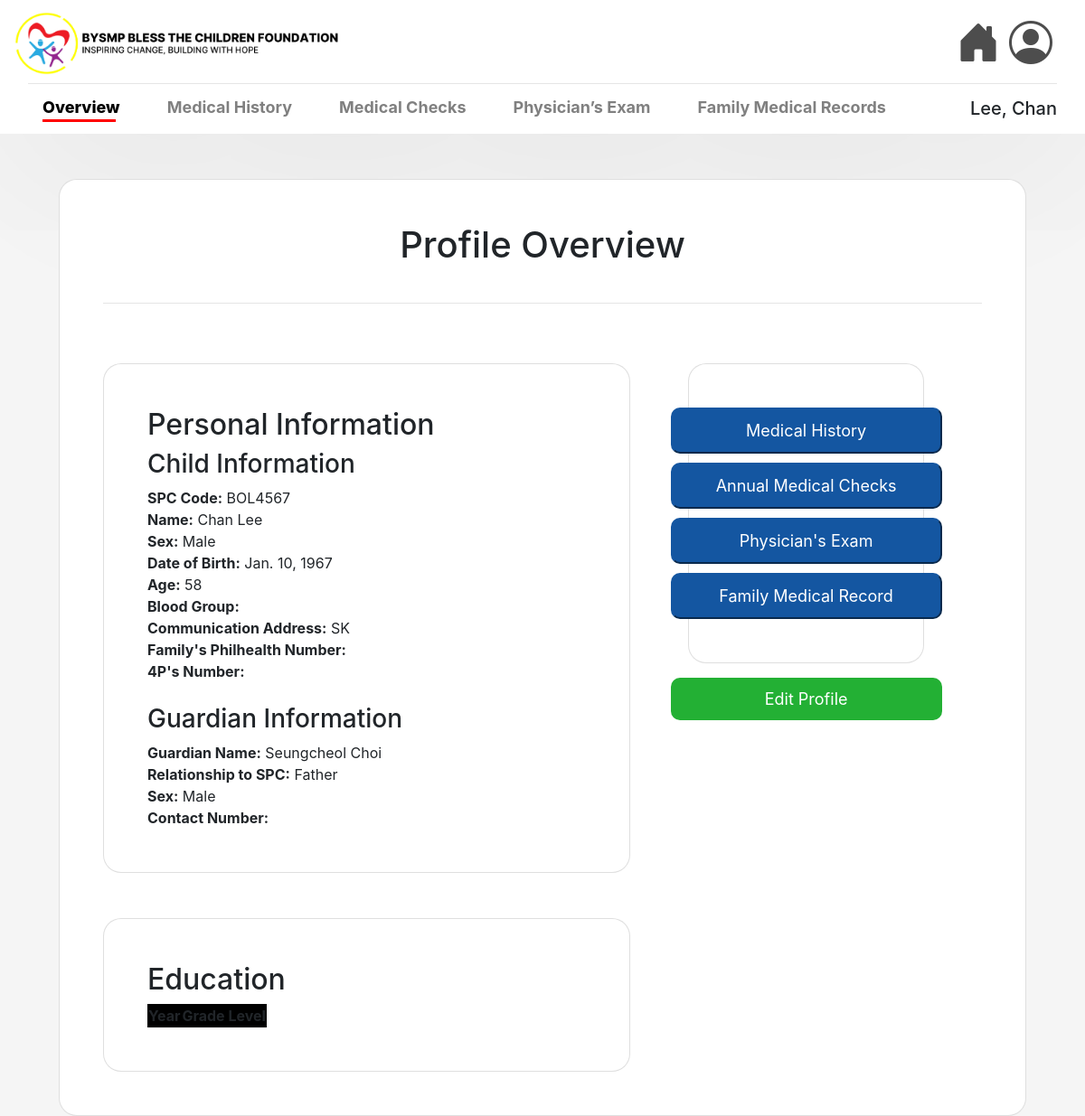
/view/8/, run on the app's committed database.
### msys42app/models.py (models this page shows, shortened)
class Child(models.Model):
    code = models.CharField(max_length=7, validators=[RegexValidator(regex=r'^[A-Za-z]{3}\d{4}$')], unique=True, null=False, blank=False)
    lastname = models.CharField(max_length=25, null=False, blank=False)
    firstname = models.CharField(max_length=50, null=False, blank=False)
    middlename = models.CharField(max_length=25, null=True)
    sex = models.CharField(max_length=6, choices=[('Male', 'Male'), ('Female', 'Female')], null=False, blank=False)
    birth = models.DateField(null=False, blank=False)
    blood_group = models.CharField(max_length=3, blank=True, null=True)
    address = models.TextField(max_length=255, null=False, blank=False)
    philhealth_number = models.CharField(max_length=14, validators=[MinLengthValidator(14)], blank=True, null=True)
    fourps_number = models.CharField(max_length=20, blank=True, null=True)
    guardian_lastname = models.CharField(max_length=25, null=False, blank=False)
    guardian_firstname = models.CharField(max_length=50, null=False, blank=False)
    guardian_middlename = models.CharField(max_length=25, null=True, blank=True)
    guardian_relationship = models.CharField(max_length=25, null=False, blank=False)
    guardian_sex = models.CharField(max_length=6, choices=[('Male', 'Male'), ('Female', 'Female')], null=False, blank=False)
    age = models.IntegerField(null=False, blank=False)

### msys42app/views.py (the view)
# urls.py: path('view/<int:pk>/', views.view_child_profile, name='view_child_profile'),
def view_child_profile(request, pk):
    child = get_object_or_404(Child, pk=pk)
    numbers = ContactNumber.objects.filter(child=child)
    return render(request, 'msys42app/view_cp.html', {'child': child, 'contacts':numbers })

### msys42app/templates/msys42app/view_cp.html
{% extends 'msys42app/base.html' %}
{% load static %}
{% block navbar %}
<hr class="w-100 my-1">
<nav style="display: flex; justify-content: space-between; align-items: flex-end; padding-left: 0 ;padding: 0; width: 100%; position: sticky;">
    <ul style="display: flex; gap: 20px; list-style: none; padding: 0; margin: 0; ">
        <li class="nav-item">
            <a class="nav-link active" href="#" style="color: rgb(0, 0, 0); font-weight: 780; font-size: large; position: relative; padding-bottom: 0px;">
                Overview
                <span style="display: block; width: 81px; height: 3px; background-color: red; position: center; bottom: -3px; left: 0;"></span>
            </a>
        </li>
        <li class="nav-item">
            <a class="nav-link" href="#" style="color: gray; font-weight: 750; font-size: large;">Medical History</a>
        </li>
        <li class="nav-item">
            <a class="nav-link" href="#" style="color: gray; font-weight: 750; font-size: large;">Medical Checks</a>
        </li>
        <li class="nav-item">
            <a class="nav-link" href="#" style="color: gray; font-weight: 750; font-size: large;">Physician’s Exam</a>
        </li>
        <li class="nav-item">
            <a class="nav-link" href="#" style="color: gray; font-weight: 750; font-size: large;">Family Medical Records</a>
        </li>
    </ul>
    <h5> {{child.lastname}}, {{child.firstname}} {{child.middlename}} </h5>
</nav>
{% endblock %}
{% block content %}
<div class="container-fluid" style="min-height: 100vh; display: flex; justify-content: center; align-items: top;">
    <div class="card p-5" style="border-radius: 20px; width: 100%; max-width: 1500px;">
        <h1 class="text-center mb-4">Profile Overview</h1>
        <hr>
        <div class="d-flex justify-content-between">
            <div class="card p-5 me-3" style="border-radius: 20px; width: 60%; max-width: 1000px;">
                <h2> Personal Information </h2>
                <h3> Child Information </h3>
                <div class="info">
                    <strong>SPC Code:</strong> {{child.code}}<br>
                    <strong>Name:</strong> {{child.firstname}} {{child.middlename}} {{child.lastname}}<br>
                    <strong>Sex:</strong> {{child.sex}}<br>
                    <strong>Date of Birth:</strong> {{child.birth}}<br>
                    <strong>Age:</strong> {{child.age}}<br>
                    <strong>Blood Group:</strong> {{child.blood_group}}<br>
                    <strong>Communication Address:</strong> {{child.address}}<br>
                    <strong>Family's Philhealth Number:</strong> {{child.philhealth_number}}<br>
                    <strong>4P's Number:</strong> {{child.fourps_number}}<br>
                </div>
                <br>
                <h3> Guardian Information </h3>
                <div class="info">
                    <strong>Guardian Name:</strong> {{child.guardian_firstname}} {{child.guardian_middlename}} {{child.guardian_lastname}}<br>
                    <strong>Relationship to SPC:</strong> {{child.guardian_relationship}}<br>
                    <strong>Sex:</strong> {{child.guardian_sex}}<br>
                    <strong>Contact Number:</strong> {{number.number}}<br>
                </div>
            </div>
            <div class="container-fluid d-flex flex-column align-items-center" style="width: 30%;">
                <div class="card p-5" id="health_buttons" style="border-radius: 20px; align-items: center; gap: 10px; height: fit-content;">
                <button class="button" style="border-radius: 10px; border-color: #1456A1; background-color: #1456A1; color: white; padding: 10px; font-size: large; width: 300px;">Medical History</button>
                <button class="button" style="border-radius: 10px; border-color: #1456A1; background-color: #1456A1; color: white; padding: 10px; font-size: large; width: 300px;">Annual Medical Checks</button>
                <button class="button" style="border-radius: 10px; border-color: #1456A1; background-color: #1456A1; color: white; padding: 10px; font-size: large; width: 300px;">Physician's Exam</button>
                <button class="button" style="border-radius: 10px; border-color: #1456A1; background-color: #1456A1; color: white; padding: 10px; font-size: large; width: 300px;">Family Medical Record</button>
                </div>
                <div class="mt-3">
                    <a href="{% url 'edit_child_profile' pk=child.pk %}"
                       style="border-radius: 10px; border-color: #23B034; background-color: #23B034;
                              color: white; padding: 10px 50px; font-size: large; width: 300px;
                              text-align: center; display: inline-block; text-decoration: none;">
                        Edit Profile
                    </a>
                </div>
            </div>
        </div>
        <div class="card p-5 me-3" style="border-radius: 20px; width: 60%; max-width: 1000px;">
            <h2> Education </h2>
            <div class="educ_info">
                <table>
                    <thead>
                        <tr>
                            <th>Year</th>
                            <th>Grade Level</th>
                        </tr>
                    </thead>
            </div>
        </div>
    </div>
</div>
{% endblock %}

### msys42app/static/style.css (style rules this page uses)
body { background-color: #f5f5f5; }
.card { background-color: white; height: auto; width: 100%; max-width: 800px; margin-top: 50px; border-radius: 20px; padding: 20px; }
table { background-color: black; }

### data on the page
Child: lastname "Lee", firstname "Chan", code "BOL4567", sex "Male", birth "Jan. 10, 1967", age "58", address "SK", guardian_firstname "Seungcheol", guardian_lastname "Choi", guardian_relationship "Father", guardian_sex "Male"
